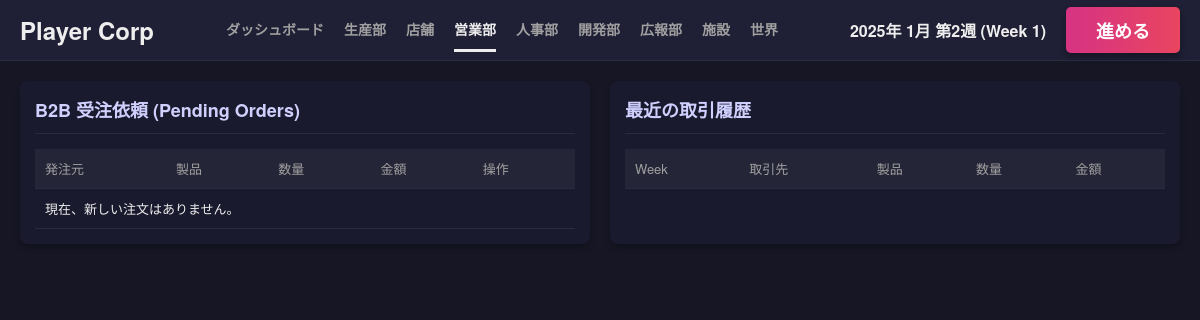
Before: /sales with the older database file.
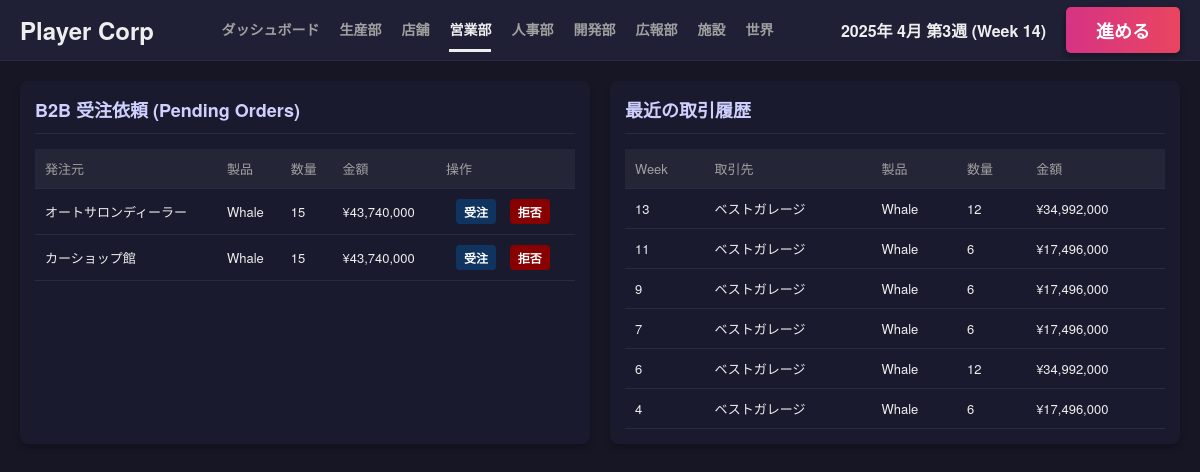
After: the same page with the newer database file.
### tables this page shows
CREATE TABLE companies (
            id INTEGER PRIMARY KEY AUTOINCREMENT,
            name TEXT,
            type TEXT, -- 'player', 'npc_maker', 'npc_retail', 'system_supplier'
            funds INTEGER,
            brand_power REAL DEFAULT 0,
            industry TEXT DEFAULT 'automotive',
            credit_rating INTEGER DEFAULT 50,
            dev_knowhow REAL DEFAULT 0,
            borrowing_limit INTEGER DEFAULT 0,
            is_active BOOLEAN DEFAULT 1,
            -- Supplier Traits
            trait_material_score REAL DEFAULT 3.0,
            trait_cost_multiplier REAL DEFAULT 1.0,
            part_category TEXT -- 'engine', 'body', etc. for system_supplier
        );

CREATE TABLE b2b_orders (
            id INTEGER PRIMARY KEY AUTOINCREMENT,
            week INTEGER,
            buyer_id INTEGER,
            seller_id INTEGER,
            design_id INTEGER,
            quantity INTEGER,
            amount INTEGER,
            status TEXT, -- 'pending', 'accepted', 'rejected', 'completed'
            FOREIGN KEY(buyer_id) REFERENCES companies(id),
            FOREIGN KEY(seller_id) REFERENCES companies(id),
            FOREIGN KEY(design_id) REFERENCES product_designs(id)
        );

CREATE TABLE product_designs (
            id INTEGER PRIMARY KEY AUTOINCREMENT,
            company_id INTEGER,
            name TEXT,
            material_score REAL,
            concept_score REAL,
            production_efficiency REAL,
            base_price INTEGER,
            sales_price INTEGER,
            status TEXT, -- 'developing', 'completed', 'obsolete'
            strategy TEXT, -- 開発方針
            developed_week INTEGER,
            parts_config TEXT, -- JSON: {part_key: {supplier_id, score, cost}}
            awareness REAL DEFAULT 0,
            FOREIGN KEY(company_id) REFERENCES companies(id)
        );

CREATE TABLE transactions (
            id INTEGER PRIMARY KEY AUTOINCREMENT,
            week INTEGER,
            type TEXT, -- 'b2b', 'b2c'
            buyer_id INTEGER,
            seller_id INTEGER,
            design_id INTEGER,
            quantity INTEGER,
            amount INTEGER
        );

### app.py (the view)
@app.route('/sales')
def sales():
    player = get_player_company()
    pending_orders = db.fetch_all("""
        SELECT o.*, c.name as buyer_name, d.name as product_name
        FROM b2b_orders o
        JOIN companies c ON o.buyer_id = c.id
        JOIN product_designs d ON o.design_id = d.id
        WHERE o.seller_id = ? AND o.status = 'pending'
    """, (player['id'],))
    history = db.fetch_all("""
        SELECT t.*, c.name as partner_name, d.name as product_name
        FROM transactions t
        LEFT JOIN companies c ON (t.buyer_id = c.id AND t.seller_id = ?) OR (t.seller_id = c.id AND t.buyer_id = ?)
        LEFT JOIN product_designs d ON t.design_id = d.id
        WHERE (t.seller_id = ? OR t.buyer_id = ?) AND t.type = 'b2b'
        ORDER BY t.id DESC LIMIT 20
    """, (player['id'], player['id'], player['id'], player['id']))
    market_stocks = db.fetch_all("""
        SELECT i.quantity, i.design_id, d.name as product_name, d.sales_price, d.concept_score,
               i.company_id as seller_id, c.name as seller_name, c.brand_power
        FROM inventory i
        JOIN product_designs d ON i.design_id = d.id
        JOIN companies c ON i.company_id = c.id
        WHERE c.type IN ('npc_maker', 'player') AND c.id != ? AND c.is_active = 1 AND i.quantity > 0
    """, (player['id'],))
    return render_template('sales.html', pending_orders=pending_orders, history=history, market_stocks=market_stocks)

### app.py (called while the page is built)
def get_player_company():
    res = db.fetch_one("SELECT * FROM companies WHERE type = 'player' LIMIT 1")
    return res

@app.context_processor
def inject_common_data():
    player = get_player_company()
    game_state = db.fetch_one("SELECT * FROM game_state")
    current_week = game_state['week'] if game_state else 0
    year = 2025 + (current_week - 1) // 52
    week_of_year = (current_week - 1) % 52 + 1
    month = (week_of_year - 1) // 4 + 1
    if month > 12: month = 12
    date_str = f"{year}年 {month}月 第{week_of_year % 4 + 1}週 (Week {current_week})"
    return dict(
        player=player,
        current_week=current_week,
        date_str=date_str,
        active_page=request.endpoint
    )

### database.py (called while the page is built)
    def get_connection(self):
        conn = sqlite3.connect(self.db_path)
        conn.row_factory = sqlite3.Row
        return conn

    def fetch_one(self, query, params=()):
        conn = self.get_connection()
        try:
            cursor = conn.cursor()
            cursor.execute(query, params)
            result = cursor.fetchone()
            return result
        finally:
            conn.close()

    def fetch_all(self, query, params=()):
        conn = self.get_connection()
        try:
            cursor = conn.cursor()
            cursor.execute(query, params)
            result = cursor.fetchall()
            return result
        finally:
            conn.close()

### templates/sales.html (shortened to what this page needs)
{% extends "base.html" %}
{% block content %}
<div class="dashboard-grid">
    <div class="card card-large">
        <div class="card-header">
            <h2>B2B 受注依頼 (Pending Orders)</h2>
        </div>
        <div class="card-body">
            <table class="data-table">
                <thead>
                    <tr>
                        <th>発注元</th>
                        <th>製品</th>
                        <th>数量</th>
                        <th>金額</th>
                        <th>操作</th>
                    </tr>
                </thead>
                <tbody>
                    {% for order in pending_orders %}
                    <tr>
                        <td>{{ order.buyer_name }}</td>
                        <td>{{ order.product_name }}</td>
                        <td>{{ order.quantity }}</td>
                        <td>¥{{ "{:,}".format(order.amount) }}</td>
                        <td>
                            <form action="{{ url_for('sales_action') }}" method="post" style="display:inline;">
                                <button type="submit" name="action" value="accept" class="btn btn-small btn-primary">受注</button>
                                <button type="submit" name="action" value="reject" class="btn btn-small btn-danger">拒否</button>
                            </form>
                        </td>
                    </tr>
                    {% else %}
                    <tr><td colspan="5">現在、新しい注文はありません。</td></tr>
                    {% endfor %}
                </tbody>
            </table>
        </div>
    </div>
    <div class="card card-large">
        <div class="card-header">
            <h2>最近の取引履歴</h2>
        </div>
        <div class="card-body">
            <table class="data-table">
                <thead>
                    <tr>
                        <th>Week</th>
                        <th>取引先</th>
                        <th>製品</th>
                        <th>数量</th>
                        <th>金額</th>
                    </tr>
                </thead>
                <tbody>
                    {% for item in history %}
                    <tr>
                        <td>{{ item.week }}</td>
                        <td>{{ item.partner_name }}</td>
                        <td>{{ item.product_name }}</td>
                        <td>{{ item.quantity }}</td>
                        <td>¥{{ "{:,}".format(item.amount) }}</td>
                    </tr>
                    {% endfor %}
                </tbody>
            </table>
        </div>
    </div>
</div>
{% endblock %}

### templates/base.html (shortened to what this page needs)
<!DOCTYPE html>
<html lang="ja">
<head>
    <link rel="stylesheet" href="{{ url_for('static', filename='css/style.css') }}">
</head>
<body>
    <div class="app-container">
        <header class="top-bar">
            <div class="logo-area">
                <h1>{{ player.name if player else '自社名' }}</h1>
            </div>
            <nav class="top-nav">
                <a href="{{ url_for('dashboard') }}" class="{{ 'active' if active_page == 'dashboard' else '' }}">ダッシュボード</a>
                <a href="{{ url_for('production') }}" class="{{ 'active' if active_page == 'production' else '' }}">生産部</a>
                <a href="{{ url_for('store') }}" class="{{ 'active' if active_page == 'store' else '' }}">店舗</a>
                <a href="{{ url_for('sales') }}" class="{{ 'active' if active_page == 'sales' else '' }}">営業部</a>
                <a href="{{ url_for('hr') }}" class="{{ 'active' if active_page == 'hr' else '' }}">人事部</a>
                <a href="{{ url_for('dev') }}" class="{{ 'active' if active_page == 'dev' else '' }}">開発部</a>
                <a href="{{ url_for('pr') }}" class="{{ 'active' if active_page == 'pr' else '' }}">広報部</a>
                <a href="{{ url_for('facility') }}" class="{{ 'active' if active_page == 'facility' else '' }}">施設</a>
                <a href="{{ url_for('world') }}" class="{{ 'active' if active_page == 'world' else '' }}">世界</a>
            </nav>
            <div class="action-area">
                <div class="date-display">{{ date_str }}</div>
                <form action="{{ url_for('next_week') }}" method="post">
                    <button type="submit" class="btn-next-week">進める</button>
                </form>
            </div>
        </header>
        <main class="main-content">
            {% block content %}{% endblock %}
        </main>
    </div>
</body>
</html>

### static/css/style.css (style rules this page uses)
:root { --bg-dark: #161625; --bg-panel: #1a1a2e; --bg-header: #1f1f35; --accent-pink: #e94560; --accent-blue: #0f3460; --text-main: #eeeeee; --text-muted: #a0a0a0; --border-color: #2a2a40; --font-family: "Helvetica Neue", Arial, "Hiragino Kaku Gothic ProN", "Hiragino Sans", Meiryo, sans-serif; }
body { margin: 0; padding: 0; background-color: var(--bg-dark); color: var(--text-main); font-family: var(--font-family); font-size: 14px; overflow: hidden; }
a { text-decoration: none; color: inherit; }
.app-container { display: flex; flex-direction: column; height: 100vh; }
.top-bar { height: 60px; background-color: var(--bg-header); display: flex; align-items: center; padding: 0 20px; border-bottom: 1px solid var(--border-color); justify-content: space-between; }
.logo-area h1 { font-size: 24px; font-weight: bold; margin: 0; }
.top-nav { display: flex; gap: 20px; }
.top-nav a { color: var(--text-muted); font-weight: bold; padding: 10px 0; border-bottom: 3px solid transparent; transition: all 0.2s; }
.top-nav a:hover, .top-nav a.active { color: var(--text-main); border-bottom-color: var(--text-main); }
.action-area { display: flex; align-items: center; gap: 20px; }
.date-display { font-size: 16px; font-weight: bold; }
.btn-next-week { background: linear-gradient(90deg, #d63384, #e94560); color: white; border: none; padding: 10px 30px; border-radius: 5px; font-size: 18px; font-weight: bold; cursor: pointer; box-shadow: 0 4px 6px rgba(0,0,0,0.3); transition: transform 0.1s; }
.main-content { flex: 1; padding: 20px; overflow-y: auto; background-color: var(--bg-dark); }
.dashboard-grid { display: grid; grid-template-columns: repeat(4, 1fr); gap: 20px; }
.card { background-color: var(--bg-panel); border-radius: 8px; padding: 15px; box-shadow: 0 4px 6px rgba(0,0,0,0.2); display: flex; flex-direction: column; }
.card-large { grid-column: span 2; }
.card-header h2 { font-size: 18px; color: #d0d0ff; margin-top: 0; margin-bottom: 15px; border-bottom: 1px solid var(--border-color); padding-bottom: 10px; }
.card-body { flex: 1; display: flex; flex-direction: column; gap: 10px; }
.btn { padding: 8px 16px; border-radius: 4px; border: none; cursor: pointer; font-weight: bold; margin-left: 10px; }
.btn-danger { background-color: #800; color: white; }
.btn-primary { background-color: var(--accent-blue); color: white; }
.btn-small { padding: 4px 8px; font-size: 12px; }
.data-table { width: 100%; border-collapse: collapse; font-size: 13px; }
.data-table th, .data-table td { padding: 10px; text-align: left; border-bottom: 1px solid var(--border-color); }
.data-table th { background-color: #252538; color: var(--text-muted); font-weight: normal; position: relative; }

Changed rows visible on the page:
added b2b_orders: buyer_name "オートサロンディーラー", product_name "Whale", quantity "15", amount "43,740,000"
added b2b_orders: buyer_name "カーショップ館", product_name "Whale", quantity "15", amount "43,740,000"
added transactions: week "13", partner_name "ベストガレージ", product_name "Whale", quantity "12", amount "34,992,000"
added transactions: week "11", partner_name "ベストガレージ", product_name "Whale", quantity "6", amount "17,496,000"
added transactions: week "9", partner_name "ベストガレージ", product_name "Whale", quantity "6", amount "17,496,000"
added transactions: week "7", partner_name "ベストガレージ", product_name "Whale", quantity "6", amount "17,496,000"
added transactions: week "6", partner_name "ベストガレージ", product_name "Whale", quantity "12", amount "34,992,000"
added transactions: week "4", partner_name "ベストガレージ", product_name "Whale", quantity "6", amount "17,496,000"
Other visible differences:
{{ date_str }}: "2025年 1月 第2週 (Week 1)" → "2025年 4月 第3週 (Week 14)"
text no longer shown: "現在、新しい注文はありません。"
